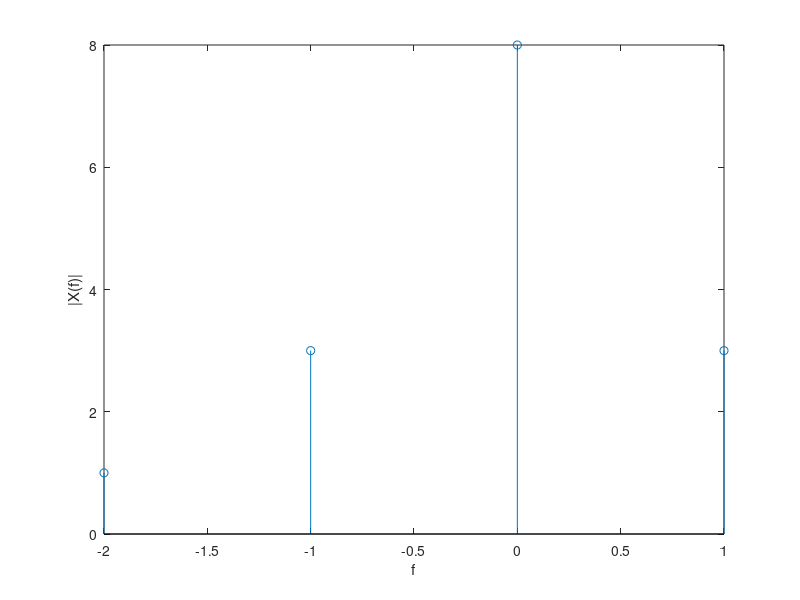

This chart was generated by the following MATLAB code:
clc; close all; clear all;


f = [-2,-1,0,1];
valores = [1,3,8,3];
figure;
stem(f,valores);
ylabel("|X(f)|");
xlabel("f");
